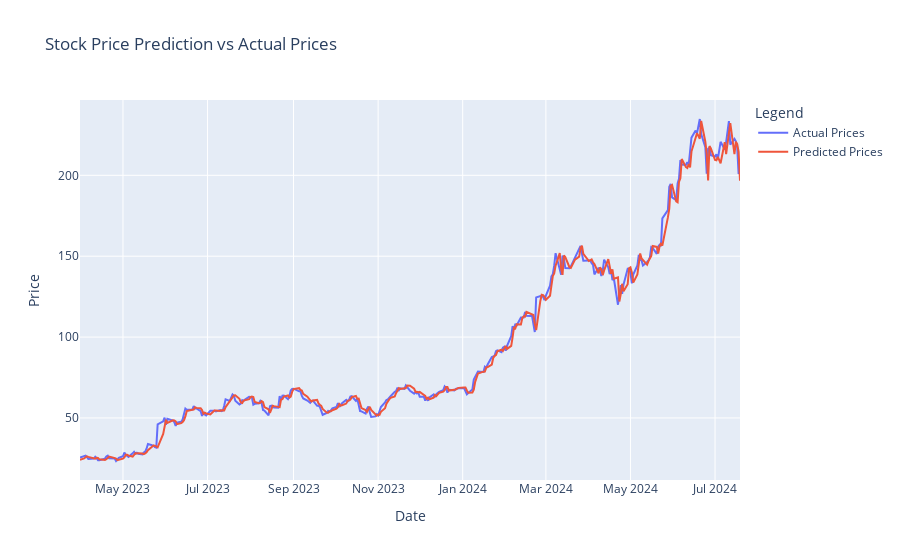

Notebook code cell kept with this figure:
### Code cell
# Load unseen data (e.g., most recent years not included in the training/validation data)
unseen_data = load_data('NVDA', '2023-01-01', '2024-07-20')
X_unseen, y_unseen, _ = prepare_data(unseen_data, look_back=look_back)

# Reshape unseen data for LSTM
X_unseen = np.reshape(X_unseen, (X_unseen.shape[0], X_unseen.shape[1], 1))

# Make predictions on the unseen data
predictions_unseen = make_predictions(model, X_unseen, scaler)

# Calculate and print metrics for unseen data
mse_unseen = mean_squared_error(scaler.inverse_transform(y_unseen.reshape(-1, 1)), predictions_unseen)
print(f'Mean Squared Error on unseen data: {mse_unseen}')

# Create a DataFrame for plotting unseen results
dates_unseen = unseen_data.index[-len(X_unseen):]  # Use dates corresponding to unseen data
y_unseen = scaler.inverse_transform(y_unseen.reshape(-1, 1)).flatten()
predictions_unseen = predictions_unseen.flatten()

# Plot unseen predictions
plot_predictions(dates_unseen, y_unseen, predictions_unseen)

### Figure 1 — Plotly figure (JSON) as saved in the notebook; plotly's stock layout.template omitted (floating-point values rounded to 4 significant figures; data arrays with more than 128 entries replaced by an {"elided": "..."} marker saying what was removed)
{"data": [{"mode": "lines", "name": "Actual Prices", "type": "scatter", "x": {"elided": "327 str values"}, "y": {"elided": "327 float values"}}, {"mode": "lines", "name": "Predicted Prices", "type": "scatter", "x": {"elided": "327 str values"}, "y": {"elided": "327 float values"}}], "layout": {"legend": {"title": {"text": "Legend"}}, "title": {"text": "Stock Price Prediction vs Actual Prices"}, "xaxis": {"title": {"text": "Date"}}, "yaxis": {"title": {"text": "Price"}}}}
